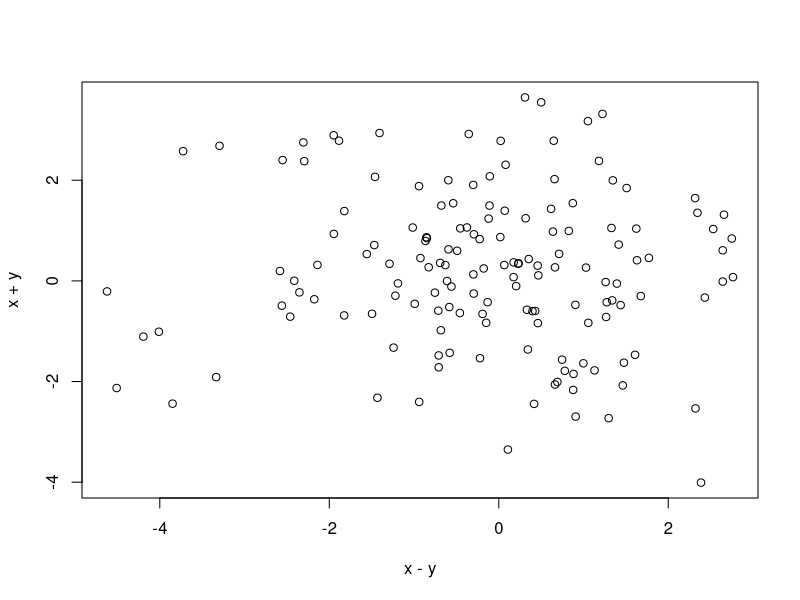

The R script that drew this image:
alt_plot <- function(x,y) {
  plot(x-y, x+y)
}
v1 <- rnorm(150)
v2 <- rnorm(150)
            
alt_plot(v1,v2)

comp_ss_n <- function(n) {
  nums <- 1:n
  return (sum(nums**2))
}

comp_ss_n(12)

ss_n <- vector(mode = 'numeric', length = 35)
  
  for (i in 1:35) {
    ss_n[i] <- comp_ss_n(i)
  }

ss_n

ss_n <- sapply(1:35, comp_ss_n)

ss_n

even_or_odd <- ifelse(1:35 %% 2 == 0, 'Even', 'Odd')

tapply(ss_n, INDEX= even_or_odd, mean)